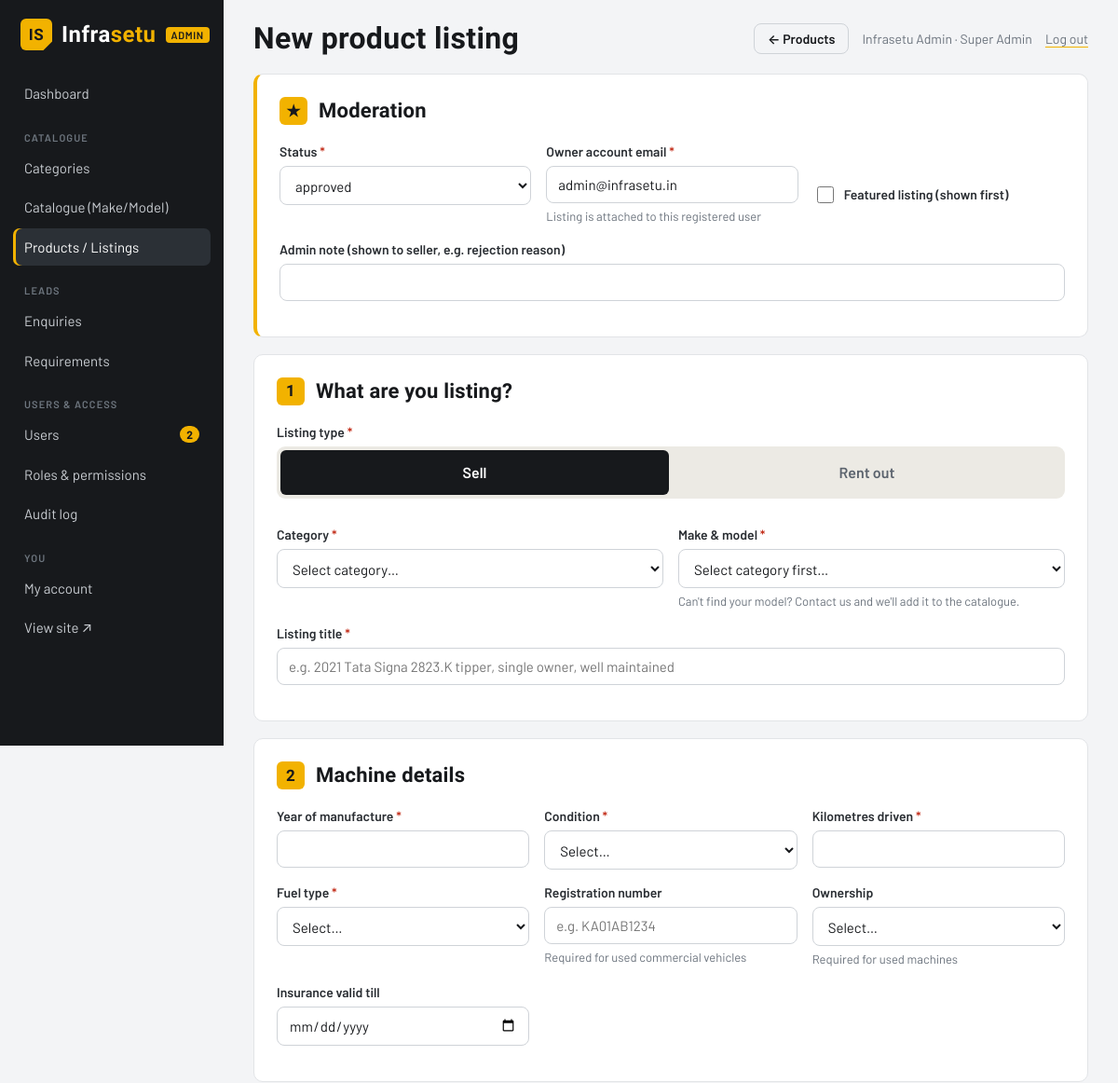
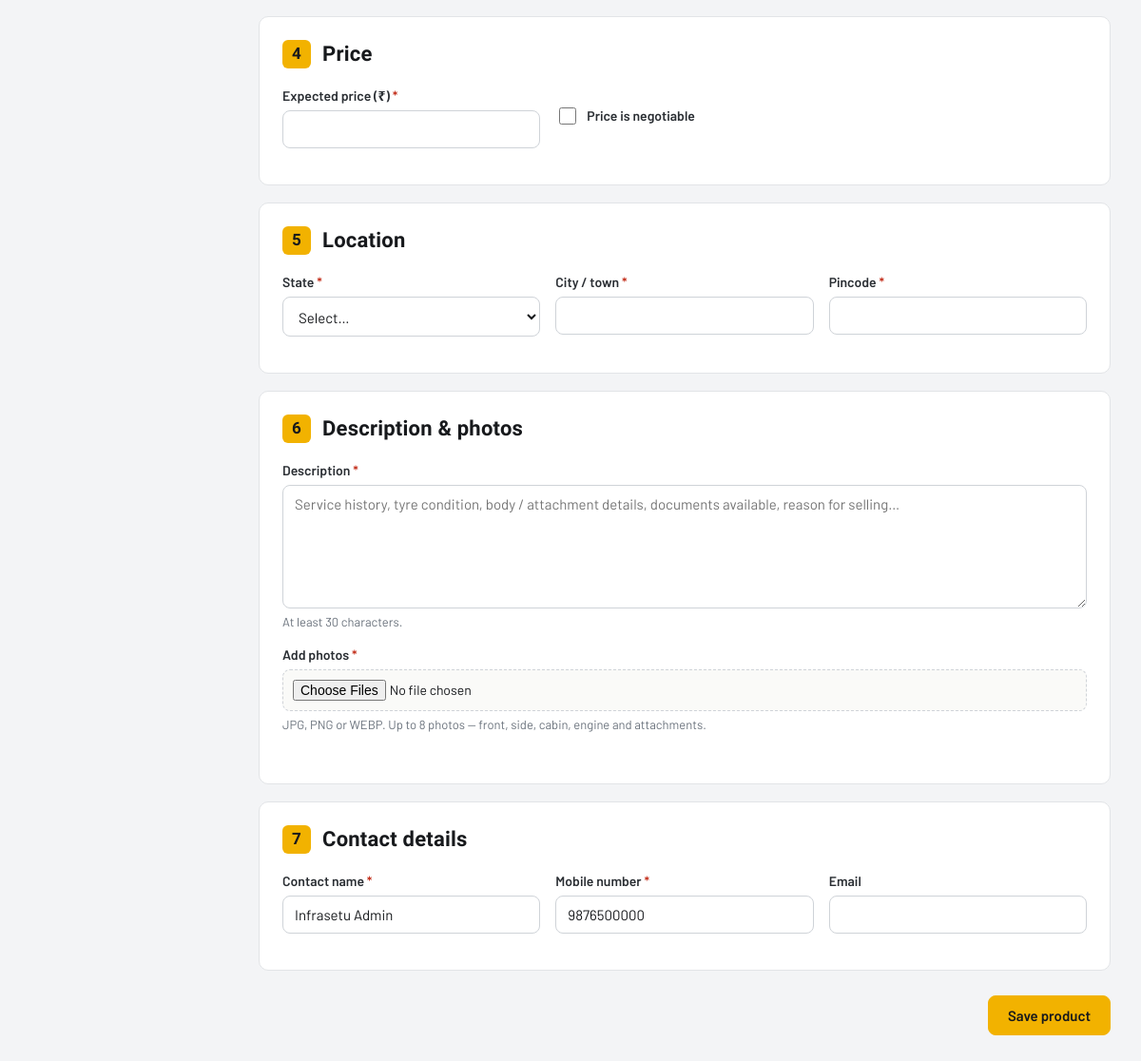
The app's page /admin/products/new (signed in) with its own data (2 pictures, top to bottom).
### models.py (models this page shows, shortened)
class TimestampMixin:
    created_at = db.Column(db.DateTime, default=datetime.utcnow, nullable=False)
    updated_at = db.Column(db.DateTime, default=datetime.utcnow, onupdate=datetime.utcnow, nullable=False)

class User(TimestampMixin, db.Model):
    __tablename__ = "users"
    id = db.Column(db.Integer, primary_key=True)
    name = db.Column(db.String(120), nullable=False)
    email = db.Column(db.String(160), unique=True, nullable=False, index=True)
    phone = db.Column(db.String(20), nullable=False)
    company = db.Column(db.String(160))
    password_hash = db.Column(db.String(255), nullable=False)
    role = db.Column(db.String(20), default="user", nullable=False)
    is_active = db.Column(db.Boolean, default=True, nullable=False)  # False = suspended
    account_type = db.Column(db.String(20), default="buyer", nullable=False, index=True)
    business_type = db.Column(db.String(60))  # buyer / seller sub-type
    state = db.Column(db.String(60))
    city = db.Column(db.String(80))
    gstin = db.Column(db.String(15))
    pan = db.Column(db.String(10))
    verification_status = db.Column(db.String(20), default="not_submitted", nullable=False)
    verification_note = db.Column(db.String(255))
    verified_at = db.Column(db.DateTime)
    verified_by_id = db.Column(db.Integer)
    last_login_at = db.Column(db.DateTime)
    failed_logins = db.Column(db.Integer, default=0, nullable=False)
    locked_until = db.Column(db.DateTime)
    password_changed_at = db.Column(db.DateTime)
    products = db.relationship("Product", back_populates="user", lazy="dynamic")
    roles = db.relationship("Role", secondary="user_roles", back_populates="users", lazy="selectin",
                            order_by="Role.name")
    partner_profile = db.relationship("PartnerProfile", back_populates="user", uselist=False,
                                      cascade="all, delete-orphan")
    @property
    def permissions(self):
        if any(r.slug == "super_admin" for r in self.roles):
            return set(PERMISSIONS)
        return set().union(*(r.codes for r in self.roles)) if self.roles else set()
    def has_permission(self, code):
        return bool(self.is_active) and code in self.permissions

### admin.py (the view)
@bp.route("/products/new", methods=["GET", "POST"])
@bp.route("/products/<int:pid>/edit", methods=["GET", "POST"])
@permission_required("products.edit")
def product_form(pid=None):
    from public import _product_to_form, active_categories
    p = db.session.get(Product, pid) if pid else None
    if pid and not p:
        abort(404)
    if request.method == "POST":
        data, attrs, files, errors = process_product_form(request.form, request.files, product=p, admin=True)
        owner = None
        if not p:
            owner = User.query.filter_by(email=(request.form.get("owner_email") or "").strip().lower()).first()
            if not owner:
                errors.add("owner_email", "Enter the email of a registered user who owns this listing.")
        if not errors:
            if not p:
                p = Product(user_id=owner.id)
                db.session.add(p)
            apply_product_data(p, data, attrs, files, request.form)
            db.session.flush()
            if not p.ref_code:
                p.ref_code = generate_ref_code(p)
            db.session.commit()
            flash(f"Product {p.ref_code} saved.", "success")
            return redirect(url_for("admin.product_form", pid=p.id))
        flash("Please fix the errors below.", "danger")
        form = request.form
    else:
        form = _product_to_form(p) if p else {"listing_type": "sell", "status": "approved",
                                              "owner_email": g.user.email, "contact_name": g.user.name,
                                              "contact_phone": g.user.phone}
        errors = {}
    enquiries = p.enquiries.order_by(Enquiry.created_at.desc()).all() if p else []
    return render_template("admin/product_form.html", p=p, form=form, errors=errors,
                           categories=active_categories(), enquiries=enquiries,
                           current_year=__import__("datetime").date.today().year), (422 if errors else 200)

### admin.py (called while the page is built)
@bp.before_request
@permission_required("admin.access")
def _guard():
    pass

### public.py (called while the page is built)
def active_categories():
    return (Category.query.filter_by(is_active=True)
            .order_by(Category.group, Category.sort_order, Category.name).all())

### utils.py (called while the page is built)
def load_current_user():
    uid = session.get("user_id")
    g.user = db.session.get(User, uid) if uid else None
    if g.user is not None and not g.user.is_active:
        session.clear()
        g.user = None

def permission_required(*codes):
    def decorator(view):
        @wraps(view)
        def wrapped(*args, **kwargs):
            if g.user is None:
                return redirect(url_for("auth.login", next=request.full_path))
            if not any(g.user.has_permission(c) for c in codes):
                abort(403)
            return view(*args, **kwargs)
        return wrapped
    return decorator

def can(code):
    return bool(g.get("user") is not None and g.user.has_permission(code))

def csrf_token():
    if "_csrf" not in session:
        session["_csrf"] = secrets.token_hex(16)
    return session["_csrf"]

def check_csrf():
    if request.method == "POST":
        token = request.form.get("_csrf") or request.headers.get("X-CSRF-Token")
        if not token or token != session.get("_csrf"):
            abort(400, description="Invalid or missing form token. Please reload the page and try again.")

### templates/admin/product_form.html (shortened to what this page needs)
{% extends "admin/base.html" %}
{% from "_macros.html" import input, textarea, select, check, status_badge %}
{% block heading %}{{ p.title if p else 'New product listing' }}{% endblock %}
{% block top_actions %}
  <a class="btn btn-ghost btn-sm" href="{{ url_for('admin.products') }}">← Products</a>
{% endblock %}
{% block admin_content %}
<form method="post" enctype="multipart/form-data" data-validate data-admin>
  <section class="form-section" style="border-left:4px solid var(--yellow)">
    <h2><span>★</span> Moderation</h2>
    <div class="row-3">
      {{ select('status', 'Status', PRODUCT_STATUSES, form, errors, required=True, placeholder='') }}
      {% if not p %}{{ input('owner_email', 'Owner account email', form, errors, type='email', required=True, help='Listing is attached to this registered user') }}{% endif %}
      <div class="field check-pad">{{ check('is_featured', 'Featured listing (shown first)', form) }}</div>
    </div>
    {{ input('admin_note', 'Admin note (shown to seller, e.g. rejection reason)', form, errors) }}
  </section>
  {% include "_product_fields.html" %}
  <div class="form-actions">
    <button class="btn btn-primary">Save product</button>
  </div>
</form>
{% endblock %}

### templates/admin/base.html (shortened to what this page needs)
{% extends "base.html" %}
{% block body_class %}admin{% endblock %}
{% block content %}
{% set ep = request.endpoint or '' %}
<div class="admin-shell">
  <aside class="admin-side">
    <a class="brand" href="{{ url_for('admin.dashboard') }}"><span class="brand-mark">IS</span> <span>Infra<b>setu</b></span> <small>ADMIN</small></a>
    <nav class="admin-nav">
      {% if can('dashboard.view') %}<a href="{{ url_for('admin.dashboard') }}" class="{{ 'active' if ep == 'admin.dashboard' }}">Dashboard</a>{% endif %}
      {% if can('catalogue.manage') or can('products.view') %}<h5>Catalogue</h5>{% endif %}
      {% if can('catalogue.manage') %}
      <a href="{{ url_for('admin.categories') }}" class="{{ 'active' if 'category' in ep or 'categories' in ep or 'attribute' in ep }}">Categories</a>
      <a href="{{ url_for('admin.catalogue') }}" class="{{ 'active' if 'catalogue' in ep }}">Catalogue (Make/Model)</a>
      {% endif %}
      {% if can('products.view') %}<a href="{{ url_for('admin.products') }}" class="{{ 'active' if 'product' in ep }}">Products / Listings</a>{% endif %}
      {% if can('leads.manage') %}
      <h5>Leads</h5>
      <a href="{{ url_for('admin.enquiries') }}" class="{{ 'active' if 'enquir' in ep }}">Enquiries</a>
      <a href="{{ url_for('admin.requirements') }}" class="{{ 'active' if 'requirement' in ep }}">Requirements</a>
      {% endif %}
      {% if can('users.view') or can('roles.manage') or can('audit.view') %}<h5>Users &amp; access</h5>{% endif %}
      {% if can('users.view') %}<a href="{{ url_for('admin.users') }}" class="{{ 'active' if 'user' in ep }}">Users{% if admin_kyc_pending %} <span class="count" title="KYC waiting">{{ admin_kyc_pending }}</span>{% endif %}</a>{% endif %}
      {% if can('roles.manage') %}<a href="{{ url_for('admin.roles') }}" class="{{ 'active' if 'role' in ep }}">Roles &amp; permissions</a>{% endif %}
      {% if can('audit.view') %}<a href="{{ url_for('admin.audit') }}" class="{{ 'active' if ep == 'admin.audit' }}">Audit log</a>{% endif %}
      <h5>You</h5>
      <a href="{{ url_for('auth.account') }}">My account</a>
      <a href="{{ url_for('public.home') }}" target="_blank">View site ↗</a>
    </nav>
  </aside>
  <div class="admin-main">
    <div class="admin-top">
      <h1>{% block heading %}{{ self.admin_title() }}{% endblock %}</h1>
      <div class="who">
        {% block top_actions %}{% endblock %}
        <span title="{{ g.user.roles|map(attribute='name')|join(', ') }}">{{ g.user.name }} · <span class="muted">{{ g.user.roles|selectattr('is_staff')|map(attribute='name')|join(', ') }}</span></span>
        <form method="post" action="{{ url_for('auth.logout') }}" class="inline"><input type="hidden" name="_csrf" value="{{ csrf_token() }}"><button class="link-btn">Log out</button></form>
      </div>
    </div>
    {% block admin_content %}{% endblock %}
  </div>
</div>
{% endblock %}

### templates/_macros.html (shortened to what this page needs)
{% macro label(name, text, required=False) -%}
<label for="f-{{ name }}">{{ text }}{% if required %} <span class="req" aria-hidden="true">*</span>{% endif %}</label>
{%- endmacro %}
{% macro input(name, text, form, errors, type="text", required=False, placeholder="", help="", attrs="") -%}
<div class="field{% if errors and errors.get(name) %} has-error{% endif %}">
  {{ label(name, text, required) }}
  <input id="f-{{ name }}" name="{{ name }}" type="{{ type }}" value="{{ form.get(name, '') if form else '' }}"
         placeholder="{{ placeholder }}" {% if required %}required{% endif %} {{ attrs|safe }}>
  {% if help %}<small class="help">{{ help }}</small>{% endif %}
</div>
{%- endmacro %}
{% macro textarea(name, text, form, errors, required=False, rows=4, placeholder="", help="", attrs="") -%}
<div class="field{% if errors and errors.get(name) %} has-error{% endif %}">
  {{ label(name, text, required) }}
  <textarea id="f-{{ name }}" name="{{ name }}" rows="{{ rows }}" placeholder="{{ placeholder }}"
            {% if required %}required{% endif %} {{ attrs|safe }}>{{ form.get(name, '') if form else '' }}</textarea>
  {% if help %}<small class="help">{{ help }}</small>{% endif %}
</div>
{%- endmacro %}
{% macro select(name, text, options, form, errors, required=False, placeholder="Select…", help="", attrs="") -%}
{% set current = (form.get(name, '') if form else '')|string %}
<div class="field{% if errors and errors.get(name) %} has-error{% endif %}">
  {{ label(name, text, required) }}
  <select id="f-{{ name }}" name="{{ name }}" {% if required %}required{% endif %} {{ attrs|safe }}>
    {% if placeholder %}<option value="">{{ placeholder }}</option>{% endif %}
    {% for o in options %}
      {% if o is string or o is number %}{% set v, l = o, o %}{% else %}{% set v, l = o[0], o[1] %}{% endif %}
      <option value="{{ v }}" {% if current == v|string %}selected{% endif %}>{{ l }}</option>
    {% endfor %}
  </select>
  {% if help %}<small class="help">{{ help }}</small>{% endif %}
</div>
{%- endmacro %}
{% macro category_select(name, text, categories, form, errors, required=True, leaf_only=False, placeholder="Select category…", attrs="") -%}
{% set current = (form.get(name, '') if form else '')|string %}
<div class="field{% if errors and errors.get(name) %} has-error{% endif %}">
  {{ label(name, text, required) }}
  <select id="f-{{ name }}" name="{{ name }}" {% if required %}required{% endif %} {{ attrs|safe }}>
    <option value="">{{ placeholder }}</option>
  </select>
</div>
{%- endmacro %}
{% macro check(name, text, form, errors=None, help="") -%}
<div class="field check{% if errors and errors.get(name) %} has-error{% endif %}">
  <label class="checkbox"><input type="checkbox" name="{{ name }}" value="1" {% if form and form.get(name) in ('1', 1, True, 'True') %}checked{% endif %}> {{ text }}</label>
</div>
{%- endmacro %}

### records on screen
User: user.name "Infrasetu Admin", owner_email "admin@infrasetu.in", contact_name "Infrasetu Admin", contact_phone "9876500000"

### other values on screen
{{ admin_kyc_pending }} "2"
{{ p.title if p else 'New product listing' }} "New product listing"
{{ g.user.roles|selectattr('is_staff')|map(attribute='name')|join(', ') }} "Super Admin"
{{ help }} "Listing is attached to this registered user Required for used commercial vehicles"
{{ text }} "Featured listing (shown first) Price is negotiable"
{{ help }} "Required for used machines"
{{ help }} "At least 30 characters."
form field status "approved"
form field category_id "Select category…"
form field condition "Select…"
form field fuel_type "Select…"
form field ownership "Select…"
form field state "Select…"
